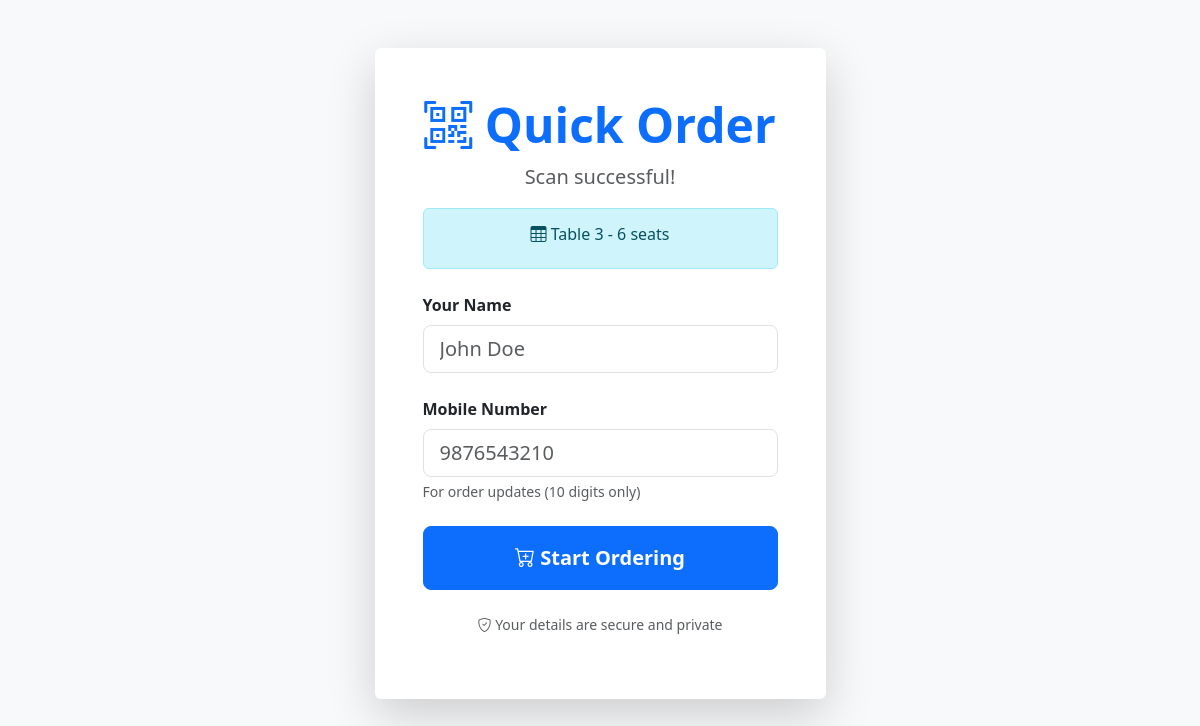
Before: /customer/scan.php?table=3 with the older database file.
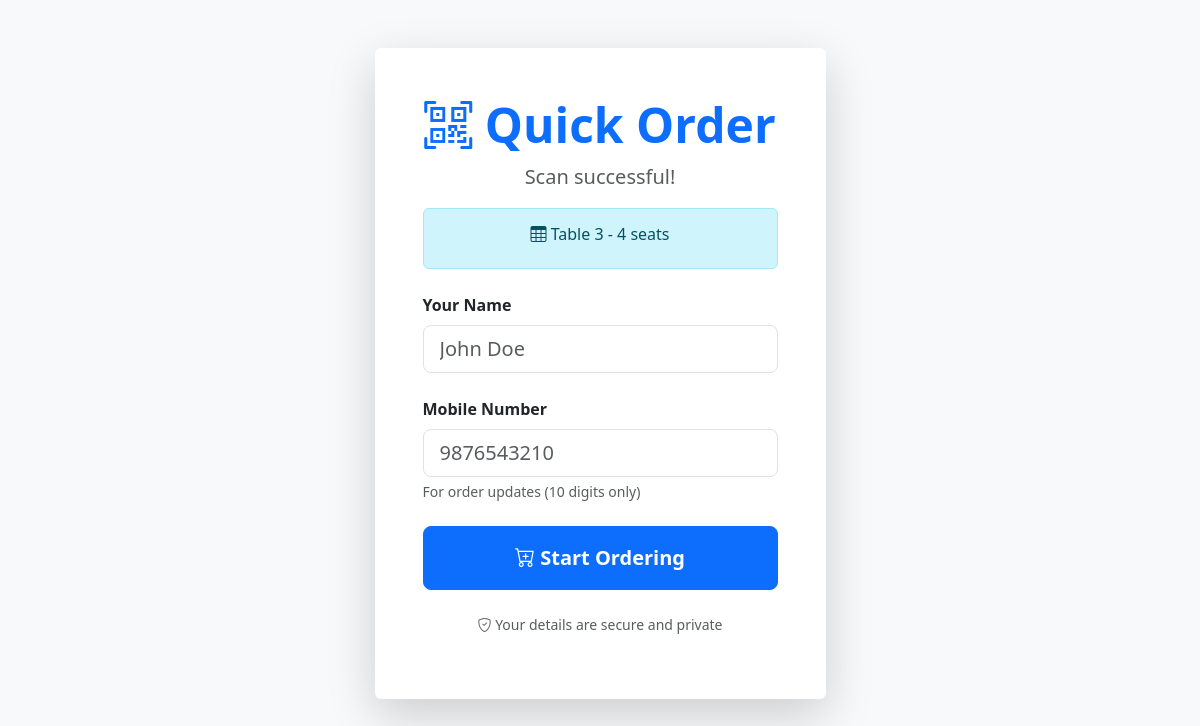
After: the same page with the newer database file.
### tables this page shows
CREATE TABLE `restaurant_tables` (
  `id` int(11) NOT NULL AUTO_INCREMENT,
  `table_number` varchar(20) NOT NULL UNIQUE,
  `qr_token` varchar(32) DEFAULT NULL UNIQUE,
  `seats` int(11) NOT NULL,
  `status` enum('free','occupied') DEFAULT 'free',
  `active` enum('yes','no') DEFAULT 'yes',
  `occupied_since` timestamp NULL,
  `created_at` timestamp NOT NULL DEFAULT CURRENT_TIMESTAMP,
  PRIMARY KEY (`id`)
);

### config/db.php (called while the page is built, shortened)
<?php
function safe_int($val, int $default = 0): int {
    return filter_var($val, FILTER_VALIDATE_INT) !== false ? intval($val) : $default;
}

### customer/scan.php (the view, shortened to what this page needs)
<?php
include('../config/db.php');
$table_id = safe_int($_GET['table'] ?? 0);
$table_info = null;
if ($table_id) {
    $stmt = mysqli_prepare($conn, 'SELECT table_number, seats FROM restaurant_tables WHERE id = ?');
    mysqli_stmt_bind_param($stmt, 'i', $table_id);
    mysqli_stmt_execute($stmt);
    $result = mysqli_stmt_get_result($stmt);
    $table_info = mysqli_fetch_assoc($result);
}
?>
<!DOCTYPE html>
<html lang="en">
<head>
    <link href="https://cdn.jsdelivr.net/npm/bootstrap@5.3.3/dist/css/bootstrap.min.css" rel="stylesheet">
    <link href="https://cdn.jsdelivr.net/npm/bootstrap-icons@1.11.3/font/bootstrap-icons.css" rel="stylesheet">
</head>
<body class="bg-light">
    <div class="container py-5">
        <div class="row justify-content-center">
            <div class="col-md-6 col-lg-5">
                <div class="card shadow-lg border-0">
                    <div class="card-body p-5">
                        <div class="text-center mb-4">
                            <h1 class="display-5 fw-bold text-primary mb-2"><i class="bi bi-qr-code-scan"></i> Quick Order</h1>
                            <p class="lead text-muted">Scan successful!</p>
                            <?php if ($table_info): ?>
                                <div class="alert alert-info">
                                    <h6><i class="bi bi-table"></i> <?php echo htmlspecialchars($table_info['table_number']); ?>
                                    - <?php echo $table_info['seats']; ?> seats</h6>
                                </div>
                            <?php endif; ?>
                        </div>
                        <form method="POST">
                            <div class="mb-4">
                                <label class="form-label fw-bold">Your Name</label>
                                <input type="text" class="form-control form-control-lg" name="customer_name" required
                                       placeholder="John Doe" maxlength="100">
                            </div>
                            <div class="mb-4">
                                <label class="form-label fw-bold">Mobile Number</label>
                                <input type="tel" class="form-control form-control-lg" name="mobile" required
                                       pattern="\d{10}" maxlength="10" placeholder="9876543210">
                                <div class="form-text">For order updates (10 digits only)</div>
                            </div>
                            <button type="submit" class="btn btn-primary btn-lg w-100 py-3 fw-bold">
                                <i class="bi bi-cart-plus"></i> Start Ordering
                            </button>
                        </form>
                        <div class="text-center mt-4">
                            <p class="text-muted small">
                                <i class="bi bi-shield-check"></i>
                                Your details are secure and private
                            </p>
                        </div>
                    </div>
                </div>
            </div>
        </div>
    </div>
</body>
</html>

Changed rows visible on the page:
changed restaurant_tables "Table 3": seats "6" → "4"
